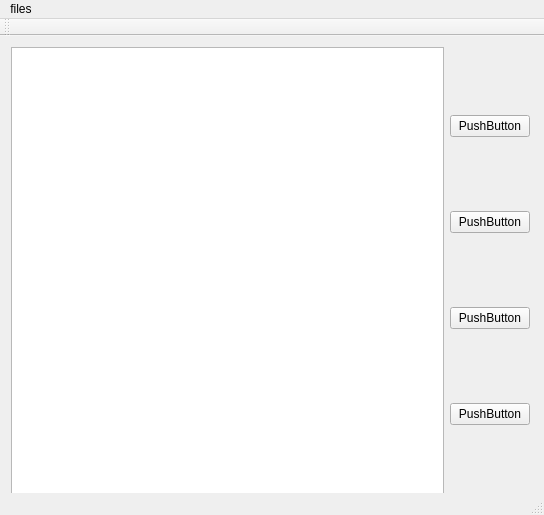
<?xml version="1.0" encoding="UTF-8"?>
<ui version="4.0">
 <class>MainWindow</class>
 <widget class="QMainWindow" name="MainWindow">
  <property name="geometry">
   <rect>
    <x>0</x>
    <y>0</y>
    <width>544</width>
    <height>515</height>
   </rect>
  </property>
  <property name="windowTitle">
   <string>MainWindow</string>
  </property>
  <widget class="QWidget" name="centralWidget">
   <widget class="QWidget" name="gridLayoutWidget">
    <property name="geometry">
     <rect>
      <x>0</x>
      <y>0</y>
      <width>541</width>
      <height>471</height>
     </rect>
    </property>
    <layout class="QGridLayout" name="gridLayout">
     <item row="0" column="0">
      <layout class="QHBoxLayout" name="horizontalLayout">
       <item>
        <widget class="QTableWidget" name="torrent_table"/>
       </item>
       <item>
        <layout class="QVBoxLayout" name="verticalLayout">
         <item>
          <widget class="QPushButton" name="pushButton_2">
           <property name="text">
            <string>PushButton</string>
           </property>
          </widget>
         </item>
         <item>
          <widget class="QPushButton" name="pushButton_4">
           <property name="text">
            <string>PushButton</string>
           </property>
          </widget>
         </item>
         <item>
          <widget class="QPushButton" name="pushButton_3">
           <property name="text">
            <string>PushButton</string>
           </property>
          </widget>
         </item>
         <item>
          <widget class="QPushButton" name="pushButton">
           <property name="text">
            <string>PushButton</string>
           </property>
          </widget>
         </item>
        </layout>
       </item>
      </layout>
     </item>
    </layout>
   </widget>
  </widget>
  <widget class="QMenuBar" name="menuBar">
   <property name="geometry">
    <rect>
     <x>0</x>
     <y>0</y>
     <width>544</width>
     <height>21</height>
    </rect>
   </property>
   <widget class="QMenu" name="addTorrent">
    <property name="title">
     <string>files</string>
    </property>
    <addaction name="actionAgregar_Magnet_Link"/>
   </widget>
   <addaction name="addTorrent"/>
  </widget>
  <widget class="QToolBar" name="mainToolBar">
   <attribute name="toolBarArea">
    <enum>TopToolBarArea</enum>
   </attribute>
   <attribute name="toolBarBreak">
    <bool>false</bool>
   </attribute>
  </widget>
  <widget class="QStatusBar" name="statusBar"/>
  <action name="actionAgregar_Magnet_Link">
   <property name="text">
    <string>Agregar Magnet Link</string>
   </property>
  </action>
  <action name="actionAgregar_Torrent">
   <property name="text">
    <string>Agregar Torrent</string>
   </property>
  </action>
 </widget>
 <layoutdefault spacing="6" margin="11"/>
 <resources/>
 <connections/>
</ui>
